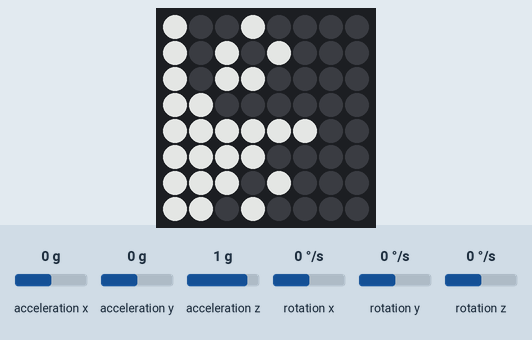
A program run on a simulated Raspberry Pi (BCM pin numbers) with a Sense HAT. Shown: the Sense HAT's 8×8 RGB LED matrix. Inputs (shaded band) come from the test bench; at power-on: acceleration z 1 g, acceleration x 0 g, acceleration y 0 g, rotation x 0 °/s, rotation y 0 °/s, rotation z 0 °/s. Dim RGB values are drawn brighter than linear; random numbers come from a fixed seed; sound played through the audio output is not drawn and takes no time; threads take turns every 2 ms.

Above: at 0.97 s.
1.3 s: acceleration z set to 0 g
7.8 s: acceleration x set to -1.4 g
At 11.95 s:
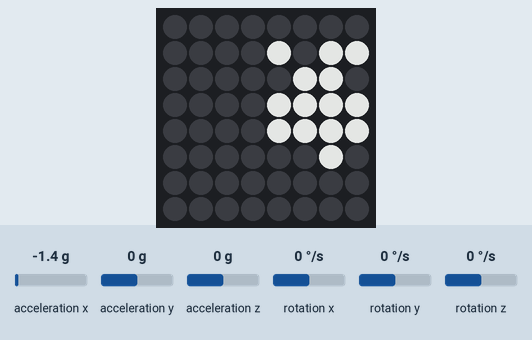
12.3 s: acceleration x set to 0 g
At 20.78 s:
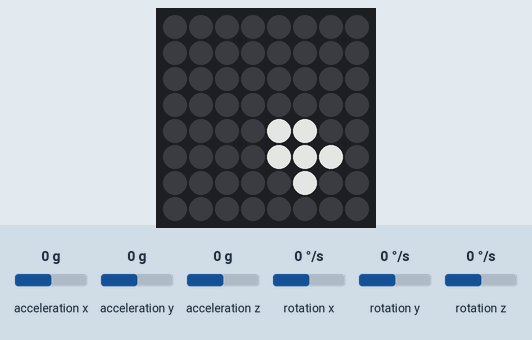
21.0 s: acceleration y set to -1.4 g
At 24.1 s:
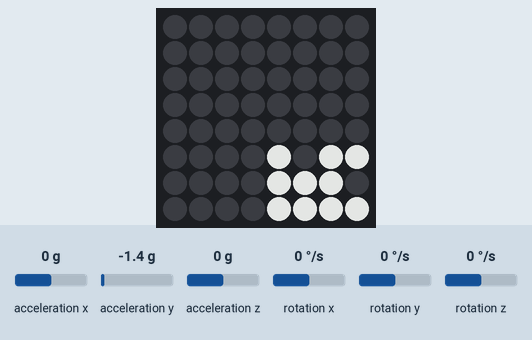
26.5 s: acceleration y set to 0 g
At 31.16 s:
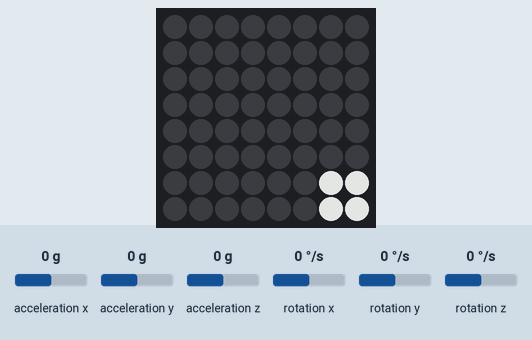
31.5 s: rotation x set to -192 °/s
At 33.12 s:
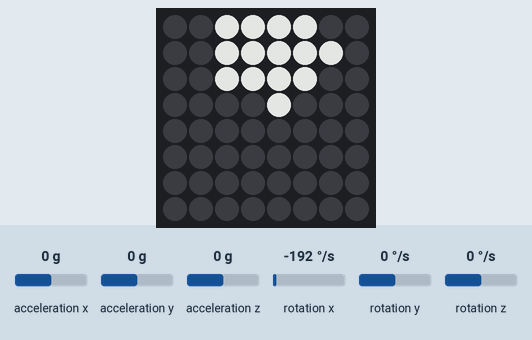

The program:

hanabi_v5.py
```python
import time
import random
import math
import threading
from sense_hat import SenseHat
import pygame

# Initialize Sense HAT
sense = SenseHat()
sense.low_light = True

# Initialize Pygame mixer for sound effects
pygame.mixer.init()
explosion_sound = pygame.mixer.Sound("./explosiond.wav")  # Add your explosion sound file here

# Function to play explosion sound
def play_explosion_sound():
    explosion_sound.play()

# Function to get motion data
def get_motion_data():
    accel = sense.get_accelerometer_raw()
    gyro = sense.get_gyroscope_raw()

    # Calculate the magnitude of the motion (combined accelerometer and gyroscope)
    accel_magnitude = math.sqrt(accel['x']**2 + accel['y']**2 + accel['z']**2)
    gyro_magnitude = math.sqrt(gyro['x']**2 + gyro['y']**2 + gyro['z']**2)

    # Combine accelerometer and gyroscope magnitudes
    motion_magnitude = accel_magnitude + gyro_magnitude

    return motion_magnitude

# Function to create a fireworks effect with motion sensitivity
def fireworks_effect():
    # Get the motion magnitude to influence firework size and burst
    motion_magnitude = get_motion_data()

    # Determine the center and number of fireworks
    center_x = random.randint(0, 7)
    center_y = random.randint(0, 7)
    num_fireworks = random.randint(1, 5)

    # Adjust the maximum radius based on motion magnitude
    max_radius = min(4, max(1, int(motion_magnitude * 5)))  # Scale the radius

    for _ in range(num_fireworks):
        # Random delay between fireworks
        time.sleep(random.uniform(0.2, 1.0))

        # Random color
        color = (random.randint(100, 255), random.randint(100, 255), random.randint(100, 255))

        # Burst effect
        for radius in range(1, max_radius + 1):
            for angle in range(0, 360, 30):
                x = int(center_x + radius * math.cos(math.radians(angle)))
                y = int(center_y + radius * math.sin(math.radians(angle)))
                if 0 <= x < 8 and 0 <= y < 8:
                    # Create a gradient effect for the firework
                    distance = math.sqrt((x - center_x) ** 2 + (y - center_y) ** 2)
                    brightness = max(0, 255 - int(distance * 30))
                    # Adjust color by brightness
                    r = min(255, color[0] + brightness)
                    g = min(255, color[1] + brightness)
                    b = min(255, color[2] + brightness)
                    sense.set_pixel(x, y, (r, g, b))

            # Randomly change brightness
            time.sleep(0.1)

        # Clear the screen for the next burst
        sense.clear()

        # Play sound effect
        play_explosion_sound()

def disco_effect():
    """ Display disco-like effects with flashing colors and brightness """
    global state
    while True:
        if state["disco_mode"]:
            for _ in range(random.randint(3, 10)):  # Number of fireworks bursts
                fireworks_effect()
                time.sleep(random.uniform(0.2, 1.0))  # Delay between bursts

        # Sleep briefly to reduce CPU usage
        time.sleep(1)

# Set initial state
state = {
    "disco_mode": True
}

# Start disco effect in a separate thread
disco_thread = threading.Thread(target=disco_effect)
disco_thread.daemon = True
disco_thread.start()

# Main loop to keep the script running
try:
    while True:
        time.sleep(1)
except KeyboardInterrupt:
    sense.clear()
```
